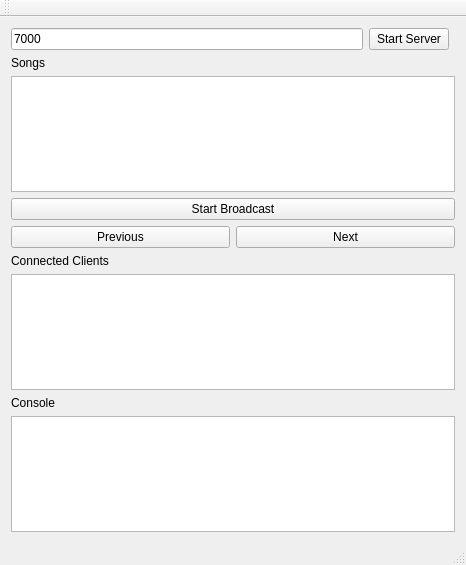
<?xml version="1.0" encoding="UTF-8"?>
<ui version="4.0">
 <class>MainWindow</class>
 <widget class="QMainWindow" name="MainWindow">
  <property name="geometry">
   <rect>
    <x>0</x>
    <y>0</y>
    <width>466</width>
    <height>565</height>
   </rect>
  </property>
  <property name="windowTitle">
   <string>Server</string>
  </property>
  <widget class="QWidget" name="centralWidget">
   <layout class="QGridLayout" name="gridLayout">
    <item row="0" column="0">
     <widget class="QLineEdit" name="listenPort">
      <property name="text">
       <string>7000</string>
      </property>
      <property name="placeholderText">
       <string>Server Port</string>
      </property>
     </widget>
    </item>
    <item row="3" column="0" colspan="3">
     <widget class="QPushButton" name="startBroadcastBtn">
      <property name="text">
       <string>Start Broadcast</string>
      </property>
     </widget>
    </item>
    <item row="6" column="0" colspan="3">
     <layout class="QVBoxLayout" name="verticalLayout_2">
      <item>
       <widget class="QTableWidget" name="clientTable"/>
      </item>
     </layout>
    </item>
    <item row="0" column="1">
     <widget class="QPushButton" name="startServerBtn">
      <property name="text">
       <string>Start Server</string>
      </property>
     </widget>
    </item>
    <item row="5" column="0">
     <widget class="QLabel" name="label">
      <property name="text">
       <string>Connected Clients</string>
      </property>
     </widget>
    </item>
    <item row="4" column="0" colspan="3">
     <layout class="QHBoxLayout" name="horizontalLayout">
      <item>
       <widget class="QPushButton" name="prevSongBtn">
        <property name="text">
         <string>Previous</string>
        </property>
       </widget>
      </item>
      <item>
       <widget class="QPushButton" name="nextSongBtn">
        <property name="text">
         <string>Next</string>
        </property>
       </widget>
      </item>
     </layout>
    </item>
    <item row="1" column="0">
     <widget class="QLabel" name="label_2">
      <property name="text">
       <string>Songs</string>
      </property>
     </widget>
    </item>
    <item row="8" column="0" colspan="3">
     <layout class="QVBoxLayout" name="verticalLayout">
      <item>
       <widget class="QListWidget" name="consoleList"/>
      </item>
     </layout>
    </item>
    <item row="2" column="0" colspan="3">
     <layout class="QVBoxLayout" name="verticalLayout_4">
      <item>
       <widget class="QListWidget" name="songList"/>
      </item>
     </layout>
    </item>
    <item row="7" column="0">
     <widget class="QLabel" name="label_3">
      <property name="text">
       <string>Console</string>
      </property>
     </widget>
    </item>
   </layout>
   <zorder>listenPort</zorder>
   <zorder>label</zorder>
   <zorder>label_2</zorder>
   <zorder>label_3</zorder>
   <zorder>startServerBtn</zorder>
   <zorder>startBroadcastBtn</zorder>
  </widget>
  <widget class="QMenuBar" name="menuBar">
   <property name="geometry">
    <rect>
     <x>0</x>
     <y>0</y>
     <width>466</width>
     <height>21</height>
    </rect>
   </property>
  </widget>
  <widget class="QToolBar" name="mainToolBar">
   <attribute name="toolBarArea">
    <enum>TopToolBarArea</enum>
   </attribute>
   <attribute name="toolBarBreak">
    <bool>false</bool>
   </attribute>
  </widget>
  <widget class="QStatusBar" name="statusBar"/>
 </widget>
 <layoutdefault spacing="6" margin="11"/>
 <tabstops>
  <tabstop>listenPort</tabstop>
  <tabstop>startServerBtn</tabstop>
  <tabstop>songList</tabstop>
  <tabstop>prevSongBtn</tabstop>
  <tabstop>nextSongBtn</tabstop>
  <tabstop>clientTable</tabstop>
  <tabstop>consoleList</tabstop>
 </tabstops>
 <resources/>
 <connections/>
</ui>
